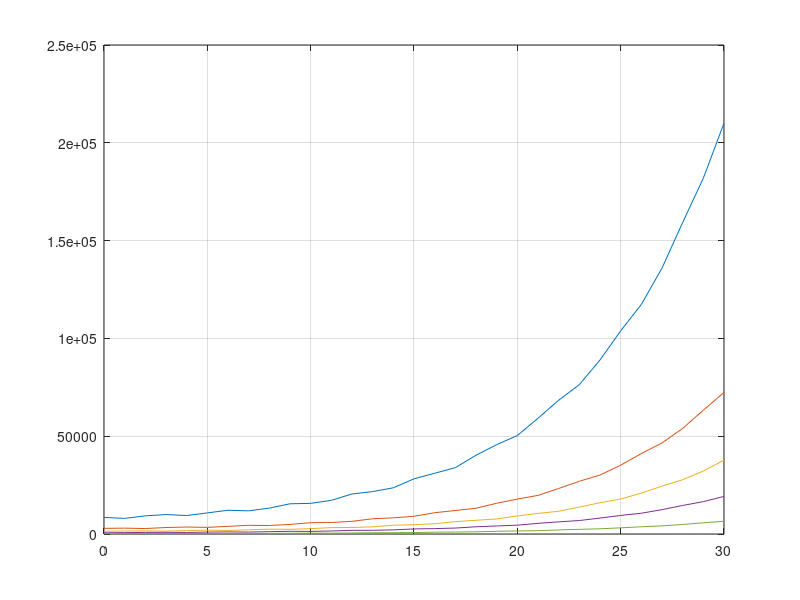

The MATLAB script that drew this image:
clc;clear;
b=[0 0 5 3 0];
s=diag([0.4 0.6 0.6 0.4]);
L=[b;s,zeros(4,1)];
h=[500 400 200 100 100];
x(:,1)=[8481 2892.4 1335.4 601.3 140.5];
for ii=1:30
    x(:,ii+1)=L*x(:,ii)-h';
end
round(x);
ii=0:30;
plot(ii,x);grid;